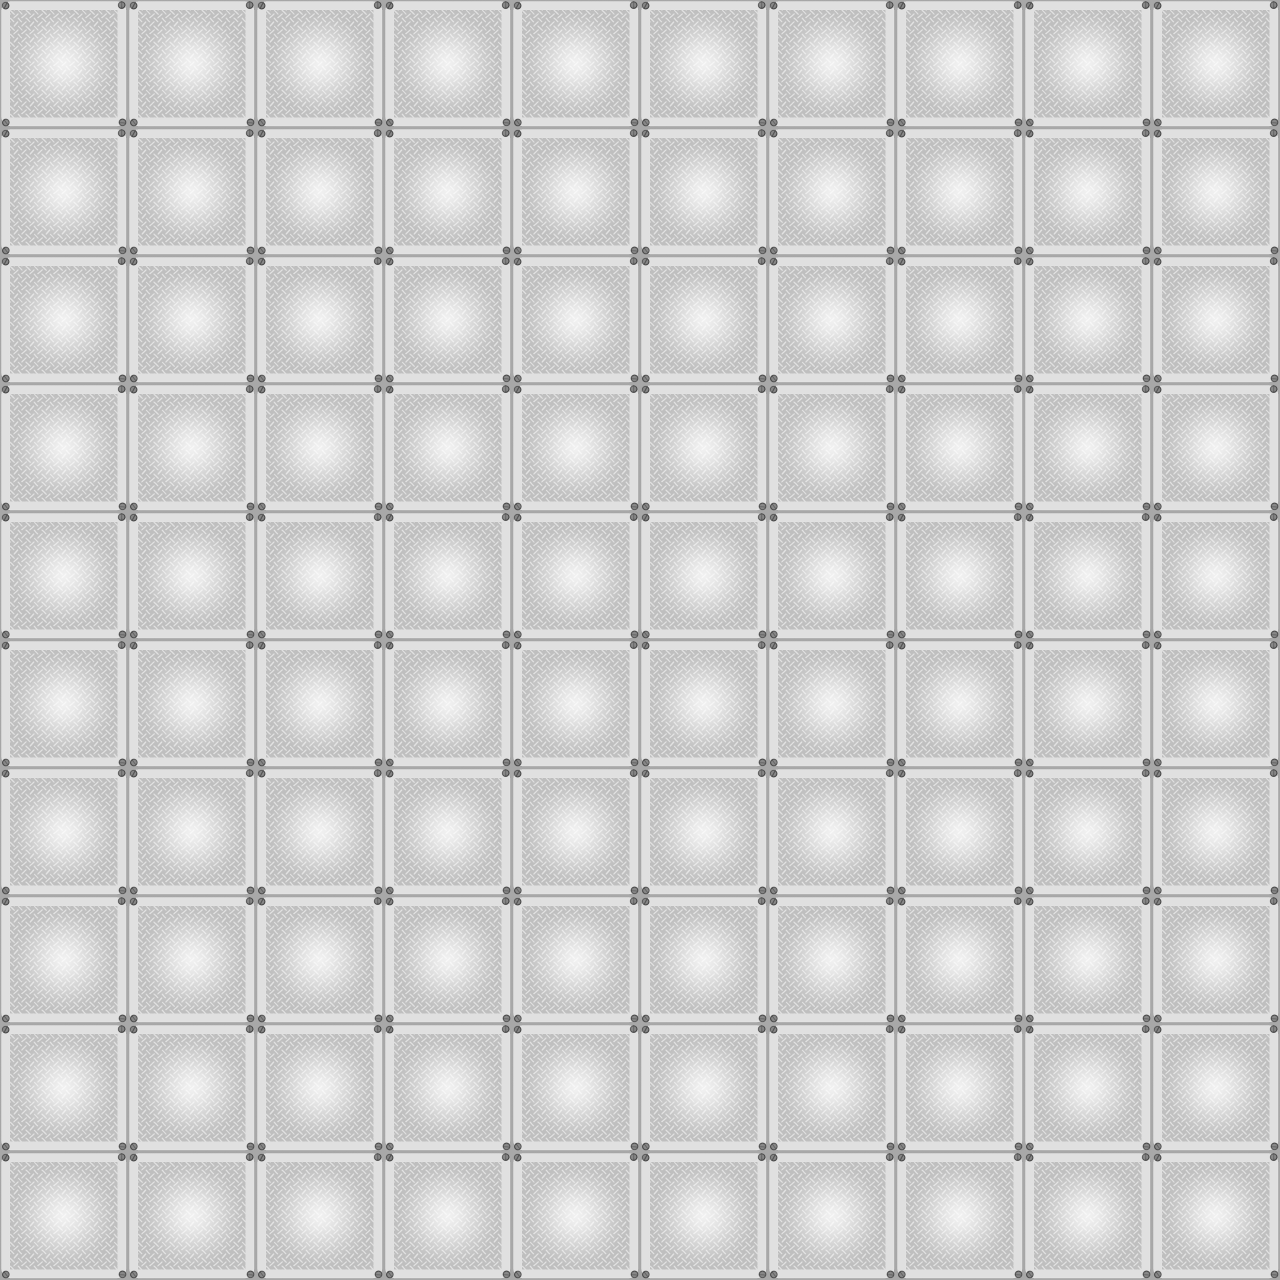

A 2D game scene composited from a Tiled map and its tileset images. What follows is a short description and the map's XML, with each tile layer's data collapsed to a summary:
An orthogonal 10x10 tile map with 128x128 px tiles, 1 tile layer (Tile Layer 1) and 4 objects.

<map version="1.0" orientation="orthogonal" renderorder="left-up" width="10" height="10" tilewidth="128" tileheight="128">
 <tileset firstgid="1" name="terrain" tilewidth="128" tileheight="128">
  <image source="Tileset2.png" width="256" height="128" />
 </tileset>
 <layer name="Tile Layer 1" width="10" height="10">
  <data>[100 cells, 100 non-empty, 1 distinct tile ids]</data>
 </layer>
 <objectgroup name="Walls">
  <object x="0" y="0" width="1280" height="10" />
  <object x="0" y="10" width="10" height="1260" />
  <object x="0" y="1270" width="1280" height="10" />
  <object x="1270" y="10" width="10" height="1260" />
 </objectgroup>
</map>